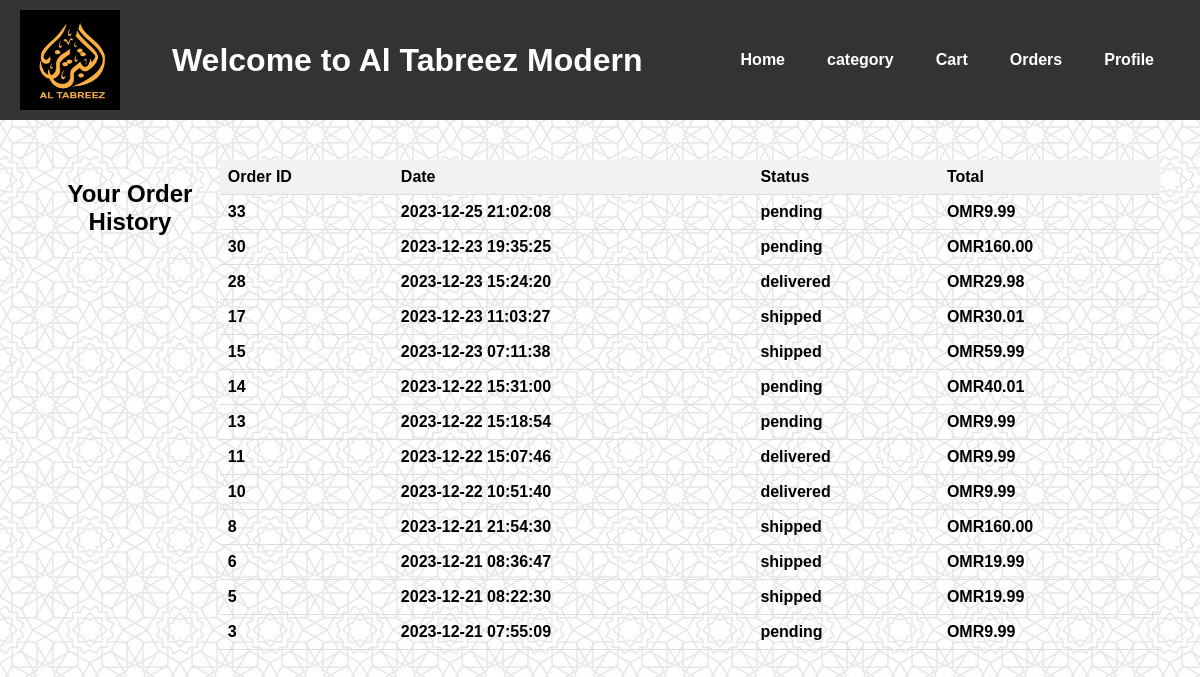
/orders.php (signed in), run on the app's committed database.
### tables this page shows
CREATE TABLE IF NOT EXISTS `order_details` (
  `order_details_id` int NOT NULL AUTO_INCREMENT,
  `order_id` int NOT NULL,
  `product_id` int NOT NULL,
  `quantity` int NOT NULL,
  `price` decimal(10,2) NOT NULL,
  PRIMARY KEY (`order_details_id`),
  KEY `order_id` (`order_id`),
  KEY `product_id` (`product_id`)
);

CREATE TABLE IF NOT EXISTS `orders` (
  `order_id` int NOT NULL AUTO_INCREMENT,
  `user_id` int NOT NULL,
  `order_date` timestamp NULL DEFAULT CURRENT_TIMESTAMP,
  `delivery_date` date NOT NULL,
  `status` enum('pending','paid','shipped','delivered','cancelled') NOT NULL DEFAULT 'pending',
  `total` decimal(10,2) NOT NULL,
  PRIMARY KEY (`order_id`),
  KEY `user_id` (`user_id`)
);

### orders.php (the view, shortened to what this page needs)
<?php
require 'dbconnect.php';
$user_id = $_SESSION['user_id'];
$stmt = $pdo->prepare("SELECT o.order_id, o.order_date, o.status, o.total, d.product_id, d.quantity, d.price, p.name
                       FROM orders o
                       JOIN order_details d ON o.order_id = d.order_id
                       JOIN products p ON d.product_id = p.product_id
                       WHERE o.user_id = ?
                       ORDER BY o.order_date DESC");
$stmt->execute([$user_id]);
$orders = $stmt->fetchAll(PDO::FETCH_GROUP|PDO::FETCH_ASSOC);
?>
<!DOCTYPE html>
<html lang="en">
<head>
    <link rel="stylesheet" type="text/css" href="styles.css">
</head>
<body>
    <header>
        <img src="images/logo.jpg" alt="Al Tabreez Modern Logo" class="header-logo"
            style="height: 100px; width: 100px; margin-right: 10px; vertical-align: middle; ">
        <h1>Welcome to Al Tabreez Modern</h1>
        <nav class="navbar">
<ul class="nav-list">
    <li><a href="index.php">Home</a></li>
    <li>
        <a href="#">category</a>
    </li>
    <li>
        <a href="#">Cart</a>
    </li>
    <li>
        <a href="#">Orders</a>
    </li>
    <li>
        <a href="#">Profile</a>
    </li>
</ul>
        </nav>
    </header>
    <main>
        <section class="order-history">
            <h2>Your Order History</h2>
            <table>
                <thead>
                    <tr>
                        <th>Order ID</th>
                        <th>Date</th>
                        <th>Status</th>
                        <th>Total</th>
                    </tr>
                </thead>
                <tbody>
                    <?php foreach ($orders as $order_id => $orderDetails): ?>
                    <tr>
                        <td><?= htmlspecialchars($order_id) ?></td>
                        <td><?= htmlspecialchars($orderDetails[0]['order_date']) ?></td>
                        <td><?= htmlspecialchars($orderDetails[0]['status']) ?></td>
                        <td>OMR<?= htmlspecialchars($orderDetails[0]['total']) ?></td>
                    </tr>
                    <?php endforeach; ?>
                </tbody>
            </table>
        </section>
    </main>
</body>
</html>

### styles.css (style rules this page uses)
.header-logo { height: 50px; width: auto; margin-right: 10px; vertical-align: middle; }
header { background-color: #333; color: white; display: flex; align-items: center; justify-content: space-between; padding: 10px 20px; text-align: center; }
h1 { margin: 0; padding: 0; display: inline-block; text-align: center; }
section { display: flex; justify-content: center; margin: 20px; }
.navbar { background-color: #333; overflow: hidden; }
.navbar a { float: left; display: block; color: white; text-align: center; padding: 14px 16px; text-decoration: none; }
.order-history, .order-tracking { margin: 20px; padding: 20px; }
table { width: 100%; border-collapse: collapse; }
th, td { padding: 8px; text-align: left; border-bottom: 1px solid #ddd; }
th { background-color: #f2f2f2; }

### orders.php (style rules this page uses)
.nav-list { display: flex; list-style-type: none; }
.nav-list li { margin-right: 10px; }
.nav-list a { text-decoration: none; color: white; font-weight: bold; }

### data on the page
order_details: order_id "33", order.order_date "2023-12-25 21:02:08", order.status "pending", order.total "9.99"
order_details: order_id "30", order.order_date "2023-12-23 19:35:25", order.status "pending", order.total "160.00"
order_details: order_id "28", order.order_date "2023-12-23 15:24:20", order.status "delivered", order.total "29.98"
order_details: order_id "17", order.order_date "2023-12-23 11:03:27", order.status "shipped", order.total "30.01"
order_details: order_id "15", order.order_date "2023-12-23 07:11:38", order.status "shipped", order.total "59.99"
order_details: order_id "14", order.order_date "2023-12-22 15:31:00", order.status "pending", order.total "40.01"
order_details: order_id "13", order.order_date "2023-12-22 15:18:54", order.status "pending", order.total "9.99"
order_details: order_id "11", order.order_date "2023-12-22 15:07:46", order.status "delivered", order.total "9.99"
order_details: order_id "10", order.order_date "2023-12-22 10:51:40", order.status "delivered", order.total "9.99"
order_details: order_id "8", order.order_date "2023-12-21 21:54:30", order.status "shipped", order.total "160.00"
order_details: order_id "6", order.order_date "2023-12-21 08:36:47", order.status "shipped", order.total "19.99"
order_details: order_id "5", order.order_date "2023-12-21 08:22:30", order.status "shipped", order.total "19.99"
order_details: order_id "3", order.order_date "2023-12-21 07:55:09", order.status "pending", order.total "9.99"
